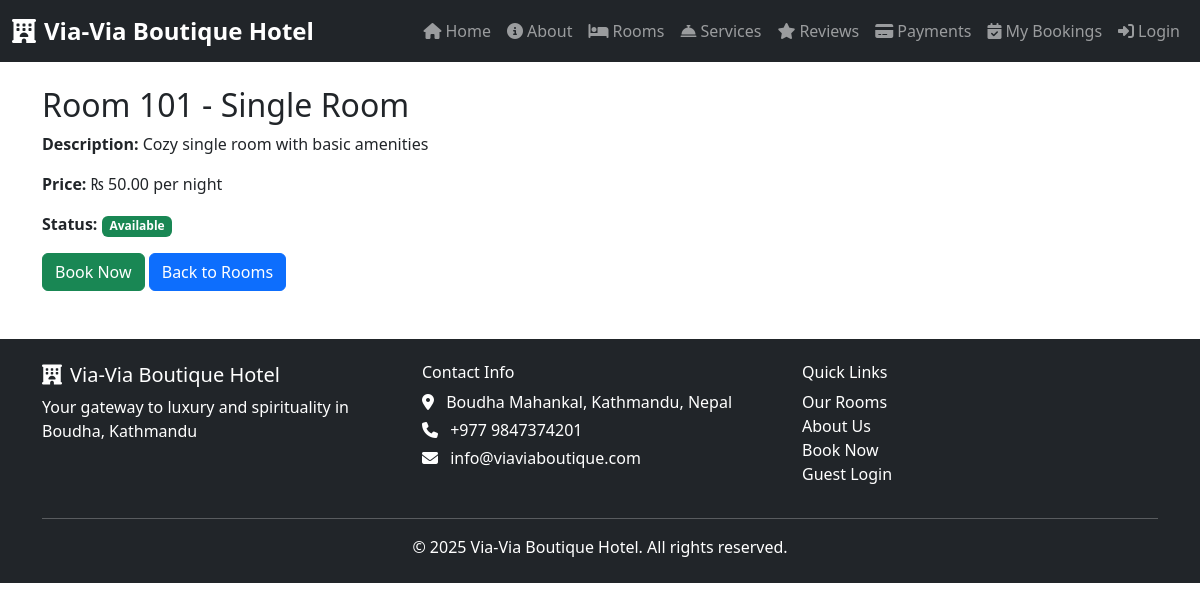
/rooms/1/, run on an earlier commit of the app's database.
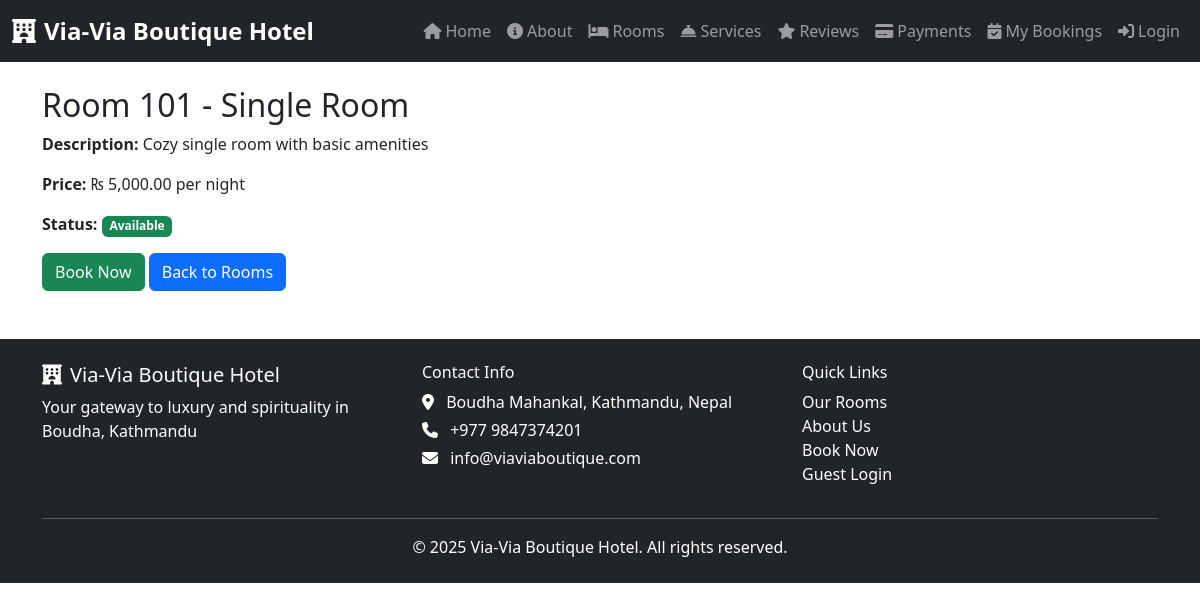
And on a later commit of the database.
### rooms/models.py (models this page shows, shortened)
class Room(models.Model):
    ROOM_TYPE_CHOICES = [
        ('single', 'Single Room'),
        ('double', 'Double Room'),
        ('deluxe', 'Deluxe Room'),
        ('suite', 'Executive Suite'),
        ('family', 'Family Room'),
        ('budget', 'Budget Room'),
    ]
    ROOM_STATUS_CHOICES = [
        ('available', 'Available'),
        ('occupied', 'Occupied'),
        ('maintenance', 'Under Maintenance'),
        ('reserved', 'Reserved'),
    ]
    number = models.CharField(max_length=10, unique=True)
    room_type = models.CharField(max_length=20, choices=ROOM_TYPE_CHOICES)
    price_per_night = models.DecimalField(max_digits=8, decimal_places=2)
    is_available = models.BooleanField(default=True)
    status = models.CharField(
        max_length=20, choices=ROOM_STATUS_CHOICES, default='available')
    description = models.TextField(blank=True)
    floor = models.PositiveIntegerField(default=1)
    size_sqm = models.PositiveIntegerField(
        help_text="Room size in square meters", null=True, blank=True)
    max_guests = models.PositiveIntegerField(default=2)
    has_wifi = models.BooleanField(default=True)
    has_ac = models.BooleanField(default=True)
    has_tv = models.BooleanField(default=True)
    has_balcony = models.BooleanField(default=False)
    has_mountain_view = models.BooleanField(default=False)
    has_stupa_view = models.BooleanField(default=False)
    has_private_bathroom = models.BooleanField(default=True)
    has_room_service = models.BooleanField(default=True)
    is_smoking_allowed = models.BooleanField(default=False)
    is_pet_friendly = models.BooleanField(default=False)
    has_kitchen = models.BooleanField(default=False)
    has_workspace = models.BooleanField(default=False)
    image = models.ImageField(upload_to='room_images/', null=True, blank=True)
    created_at = models.DateTimeField(default=timezone.now)
    updated_at = models.DateTimeField(auto_now=True, null=True, blank=True)
    class Meta:
        ordering = ['number']

### rooms/views.py (the view)
# urls.py: path('rooms/<int:pk>/', room_views.room_detail, name='room_detail'),
def room_detail(request, pk):
    room = get_object_or_404(Room, pk=pk)
    return render(request, 'rooms/room_detail.html', {'room': room})

### rooms/templatetags/nepali_filters.py (called while the page is built)
@register.filter(name='nepali_currency')
def nepali_currency(value):
    if value is None:
        return ''
    formatted_value = floatformat(value, 2)
    parts = formatted_value.split('.')
    integer_part = parts[0]
    result = ""
    for i, char in enumerate(reversed(integer_part)):
        if i > 0 and i % 3 == 0:
            result = "," + result
        result = char + result
    if len(parts) > 1:
        result = f"{result}.{parts[1]}"
    return f"₨ {result}"

### rooms/templates/rooms/room_detail.html (shortened to what this page needs)
{% extends 'base.html' %}
{% load nepali_filters %}
{% block content %}
<h2>Room {{ room.number }} - {{ room.get_room_type_display }}</h2>
<p><strong>Description:</strong> {{ room.description }}</p>
    <p><strong>Price:</strong> {{ room.price_per_night|nepali_currency }} per night</p>
<p><strong>Status:</strong>
    {% if room.is_available %}
        <span class="badge bg-success">Available</span>
    {% else %}
        <span class="badge bg-danger">Not Available</span>
    {% endif %}
</p>
{% if room.is_available %}
    <a href="/bookings/create/{{ room.id }}/" class="btn btn-success">Book Now</a>
{% else %}
    <button class="btn btn-secondary" disabled>Not Available</button>
{% endif %}
<a href="/rooms/" class="btn btn-primary">Back to Rooms</a>
{% endblock %}

What changed in the data, as far as the page shows it:
changed Room "Single Room": price_per_night|nepali_currency "₨ 50.00" → "₨ 5,000.00"
